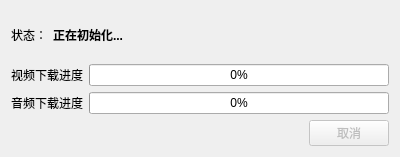
<?xml version="1.0" encoding="UTF-8"?>
<ui version="4.0">
 <class>Progress</class>
 <widget class="QWidget" name="Progress">
  <property name="geometry">
   <rect>
    <x>0</x>
    <y>0</y>
    <width>400</width>
    <height>157</height>
   </rect>
  </property>
  <property name="windowTitle">
   <string>下载进度</string>
  </property>
  <layout class="QGridLayout" name="gridLayout">
   <item row="1" column="0">
    <layout class="QHBoxLayout" name="horizontalLayout_3">
     <item>
      <widget class="QLabel" name="label_2">
       <property name="text">
        <string>状态：</string>
       </property>
      </widget>
     </item>
     <item>
      <widget class="QLabel" name="statusLabel">
       <property name="font">
        <font>
         <bold>true</bold>
        </font>
       </property>
       <property name="text">
        <string>正在初始化...</string>
       </property>
      </widget>
     </item>
     <item>
      <spacer name="horizontalSpacer_2">
       <property name="orientation">
        <enum>Qt::Horizontal</enum>
       </property>
       <property name="sizeHint" stdset="0">
        <size>
         <width>40</width>
         <height>20</height>
        </size>
       </property>
      </spacer>
     </item>
    </layout>
   </item>
   <item row="2" column="0">
    <layout class="QHBoxLayout" name="horizontalLayout">
     <item>
      <widget class="QLabel" name="label">
       <property name="text">
        <string>视频下载进度</string>
       </property>
      </widget>
     </item>
     <item>
      <widget class="QProgressBar" name="videoProgressBar">
       <property name="value">
        <number>0</number>
       </property>
      </widget>
     </item>
    </layout>
   </item>
   <item row="4" column="0">
    <layout class="QHBoxLayout" name="horizontalLayout_2">
     <item>
      <spacer name="horizontalSpacer">
       <property name="orientation">
        <enum>Qt::Horizontal</enum>
       </property>
       <property name="sizeHint" stdset="0">
        <size>
         <width>40</width>
         <height>20</height>
        </size>
       </property>
      </spacer>
     </item>
     <item>
      <widget class="QPushButton" name="CancelButton">
       <property name="enabled">
        <bool>false</bool>
       </property>
       <property name="text">
        <string>取消</string>
       </property>
      </widget>
     </item>
    </layout>
   </item>
   <item row="3" column="0">
    <layout class="QHBoxLayout" name="horizontalLayout_5">
     <item>
      <widget class="QLabel" name="label_3">
       <property name="text">
        <string>音频下载进度</string>
       </property>
      </widget>
     </item>
     <item>
      <widget class="QProgressBar" name="audioProgressBar">
       <property name="value">
        <number>0</number>
       </property>
      </widget>
     </item>
    </layout>
   </item>
  </layout>
 </widget>
 <resources/>
 <connections/>
</ui>
